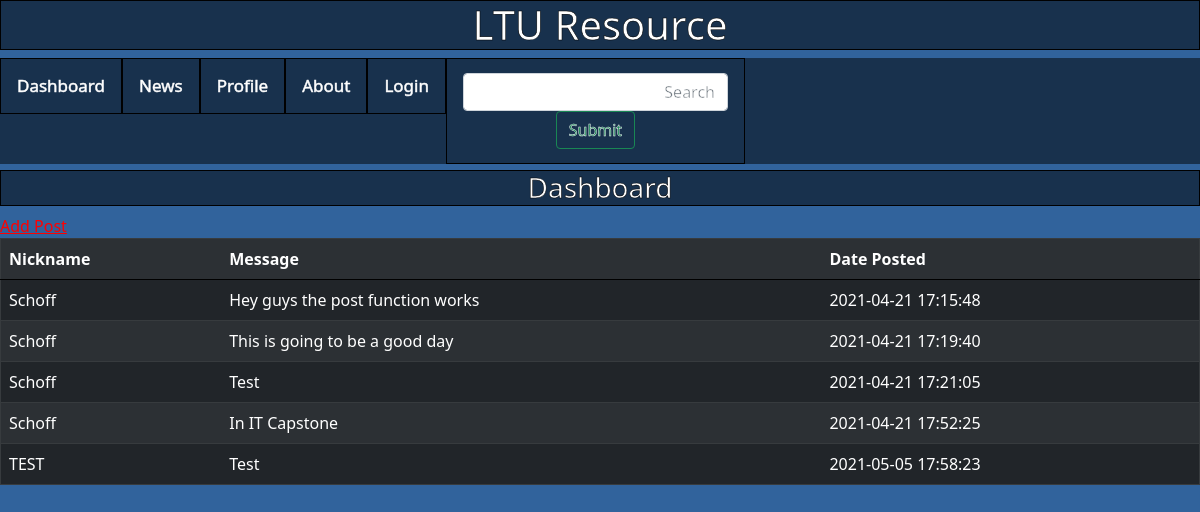
The page /Dashboard.php on the database as committed earlier.
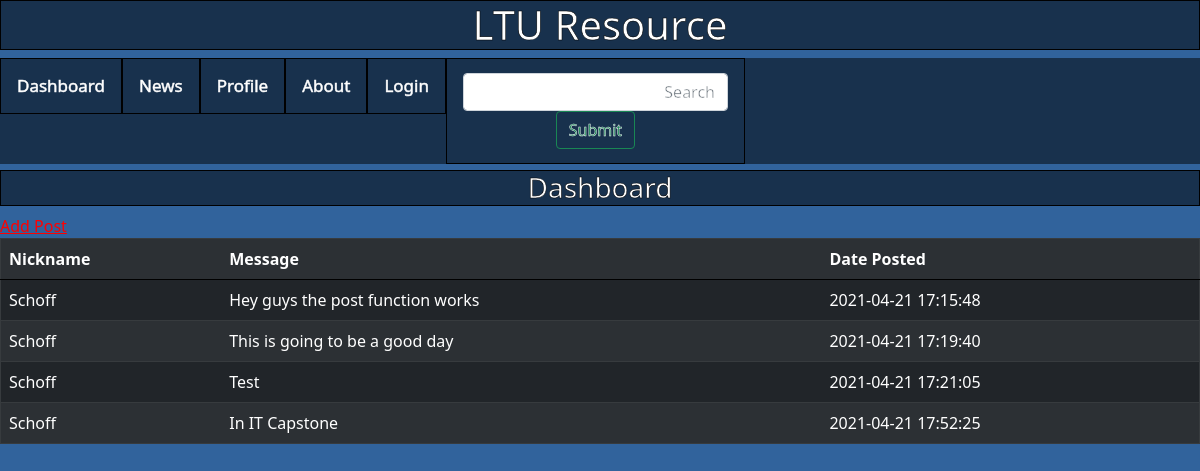
The same page on the database as committed later.
### tables this page shows
CREATE TABLE IF NOT EXISTS `post` (
  `postid` int NOT NULL AUTO_INCREMENT,
  `message` varchar(256) NOT NULL,
  `dateposted` datetime NOT NULL DEFAULT CURRENT_TIMESTAMP,
  `file` varchar(32) DEFAULT NULL,
  `userid` int NOT NULL,
  PRIMARY KEY (`postid`),
  KEY `userid` (`userid`)
);

CREATE TABLE IF NOT EXISTS `user` (
  `userid` int NOT NULL AUTO_INCREMENT,
  `nickname` varchar(32) NOT NULL,
  `password` varchar(32) NOT NULL,
  `email` varchar(32) NOT NULL,
  `profilepicture` varchar(32) DEFAULT NULL,
  `bio` varchar(128) DEFAULT NULL,
  `fname` varchar(32) DEFAULT NULL,
  `lname` varchar(32) DEFAULT NULL,
  `dob` date DEFAULT NULL,
  PRIMARY KEY (`userid`)
);

### Dashboard.php (the view, shortened to what this page needs)
<?php
include 'Connection.php';
$sqlget = "SELECT post.message, post.dateposted, user.nickname FROM post LEFT JOIN user ON post.userid = user.userid;";
$sqldata = mysqli_query($conn,$sqlget) or die("Error getting data");
if (isset($_SESSION["user"]) && !empty($_SESSION["user"])){
	echo "<!doctype html>
	<html>
	<head>
	<meta charset='utf-8'>
	<title>Untitled Document</title>
		<link href = 'Dashboard.php'>
		<link href = 'Dashboard.php' rel = 'connection'>
		<link href='//maxcdn.bootstrapcdn.com/bootstrap/4.1.1/css/bootstrap.min.css' rel='stylesheet' id='bootstrap-css'>
		<link href='https://cdn.jsdelivr.net/npm/bootstrap@5.0.0-beta3/dist/css/bootstrap.min.css' rel='stylesheet'>
		<link href = 'Style.css' rel = 'stylesheet'>
	</head>
	<body>
		<h1 class = 'header'> LTU Resource</h1>
		<div class='topnav'>
			<a class='dash' href='Dashboard.php'>Dashboard</a>
			<a class='das' href='News.php'>News</a>
			<a class='dash' href='Profile.html'>Profile</a>
			<a class='dash' href='About.php'>About</a>
			<a class='dash' href='Logout.php'>Logout</a>
			<a style = 'width'>
				<form class='dash' action = 'Search.php'>
					<input class='form-control me-2'  id = 'input' name = 'input' type='text' placeholder='Search' aria-label='Search' style = 'width: 70%; float: left'>
					<input class='btn btn-outline-success' type='submit' style='float: right'>
				</form>
			</a>
		</div>
		<h3 class='title'>Dashboard</h3>
		<a href='NewPost.html' style = 'color: white'>Add Post</a>
	</body>
	</html>";
	}
else{
	echo "<!doctype html>
	<html>
	<head>
	<meta charset='utf-8'>
	<title>Untitled Document</title>
		<link href = 'Dashboard.php'>
		<link href = 'Dashboard.php' rel = 'connection'>
		<link href='https://cdn.jsdelivr.net/npm/bootstrap@5.0.0-beta3/dist/css/bootstrap.min.css' rel='stylesheet'>
		<link href = 'Style.css' rel = 'stylesheet'>
	</head>
	<body>
		<h1 class = 'header'> LTU Resource</h1>
		<div class='topnav'>
			<a class='dash' href='Dashboard.php'>Dashboard</a>
			<a class='das' href='News.php'>News</a>
			<a class='dash' href='Profile.php'>Profile</a>
			<a class='dash' href='About.php'>About</a>
			<a class='dash' href='Login.php'>Login</a>
			<a>
				<form class='dash' action = 'SearchAction.php'>
					<input class='form-control me-2'  id = 'input' name = 'input' type='text' placeholder='Search' aria-label='Search' style = 'width: 100%; text-align: right'>
					<input class='btn btn-outline-success' type='submit'>
				</form>
			</a>
		</div>
		<h3 class='title'>Dashboard</h3>
		<a href='NewPost.php' style = 'color: red'>Add Post</a>
	</body>
	</html>";
	}
echo "<table class='table table-dark table-striped'>";
echo "<tr><th>Nickname</th><th>Message</th><th>Date Posted</th></tr>";
while ($row = mysqli_fetch_array($sqldata, MYSQLI_ASSOC)){
	echo "<tr><td>";
	echo $row['nickname'];
	echo "</td><td>";
	echo $row['message'];
	echo "</td><td>";
	echo $row['dateposted'];
	echo "</td></tr>";
}
echo "</table>";
?>

Rows that differ between the two databases and show on the page:
removed post: userid.nickname "TEST", message "Test", dateposted "2021-05-05 17:58:23"
